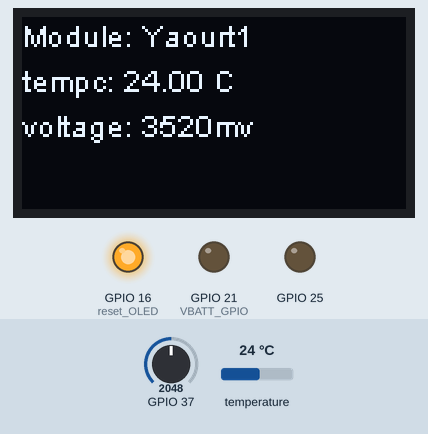
Recording of a program running on a simulated ESP32. Shown: 128×64 one-colour display, output pins drawn as LEDs (lit = HIGH). Inputs (shaded band) come from the test bench; at power-on: GPIO 37 = 2048, temperature 24 °C. No radio packets arrive unless stated; what the program prints to the serial monitor is not drawn. At 4.6 s the program puts the board to deep sleep or switches it off; the recording ends there.

Above: at 2.6 s.
At 4.57 s:
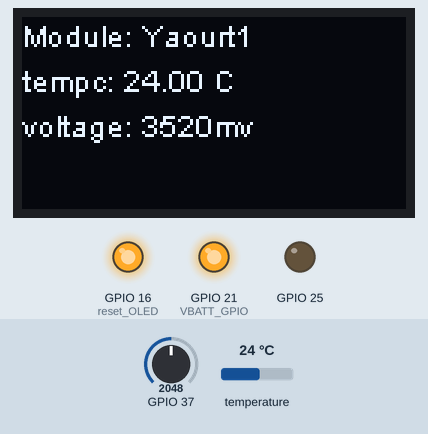
Timing chart, 0 to 4.6 s (numbered marks = the images above):
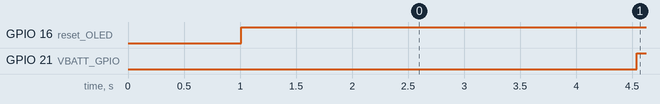

Measured:
- by itself, GPIO 16 (reset_OLED): LOW → HIGH at 1.0 s
- by itself, GPIO 21 (VBATT_GPIO): LOW → HIGH at 4.5 s

The program:

main.cpp
```cpp
 #ifdef HELTEC_V2

#include <LoRa.h>
#include <SPI.h>

#include <Wire.h>
#include <stdio.h>

#include <OneWire.h>
#include <DallasTemperature.h>

#include "SSD1306.h"
#include "rom/ets_sys.h"
#include "soc/rtc_cntl_reg.h"
#include "soc/sens_reg.h"


#include <esp_adc_cal.h>
#include <driver/adc.h>
#include <WiFi.h>


#define  ALLWAYSCREEN           0       // enable screen and serial output  ;  drawbattery more heavily   use for test only

#define  USDELAY                  2*60000000  //60 s

#define MAXBATT                 4200    // The default Lipo is 4200mv when the battery is fully charged.
#define LIGHT_SLEEP_VOLTAGE     3750    // Point where start light sleep
#define MINBATT                 3200    // The default Lipo is 3200mv when the battery is empty...this WILL be low on the 3.3v rail specs!!!

#define VOLTAGE_DIVIDER         3.20    // Lora has 220k/100k voltage divider so need to reverse that reduction via (220k+100k)/100k on vbat GPIO37 or ADC1_1 (early revs were GPIO13 or ADC2_4 but do NOT use with WiFi.begin())
#define DEFAULT_VREF            1100    // Default VREF use if no e-fuse calibration
#define VBATT_SAMPLE            500     // Battery sample rate in ms
#define VBATT_SMOOTH            5      // Number of averages in sample
#define ADC_READ_STABILIZE      5       // in ms (delay from GPIO control and ADC connections times)
#define LO_BATT_SLEEP_TIME      10*60*1000*1000     // How long when low batt to stay in sleep (us)
#define HELTEC_V2_1             1       // Set this to switch between GPIO13(V2.0) and GPIO37(V2.1) for VBatt ADC.
  #define VBATT_GPIO              21      // Heltec GPIO to toggle VBatt read connection ... WARNING!!! This also connects VEXT to VCC=3.3v so be careful what is on header.  Also, take care NOT to have ADC read connection in OPEN DRAIN when GPIO goes HIGH
#define __DEBUG                 0       // DEBUG Serial output


// Heltec ESP32 wifi    v2.1

#define SCK  5 // GPIO5  -- SX1278's SCK
#define MISO 19 // GPIO19 -- SX1278's MISnO
#define MOSI 27 // GPIO27 -- SX1278's MOSI
#define SS   18 // GPIO18 -- SX1278's CS
#define RST  14 // GPIO14 -- SX1278's RESET
#define DI0  26 // GPIO26 -- SX1278's IRQ(Interrupt Request)
#define BAND 868E6


RTC_DATA_ATTR int bootCount = 0;  // deep sleep saved
RTC_DATA_ATTR float oldtemperatureC =0.0;
RTC_DATA_ATTR int skip=0;

// GPIO where the DS18B20 is connected to
const int oneWireBus =23;

// Setup a oneWire instance to communicate with any OneWire devices
OneWire oneWire(oneWireBus);

// Pass our oneWire reference to Dallas Temperature sensor
DallasTemperature sensors(&oneWire);

SSD1306 display(0x3c, 4, 15);


uint16_t Sample();
void drawBattery(uint16_t, bool = false);

esp_adc_cal_characteristics_t *adc_chars;


uint16_t ReadVBatt() {
  int reading = 666;

  digitalWrite(VBATT_GPIO, LOW);              // ESP32 Lora v2.1 reads on GPIO37 when GPIO21 is low
  delay(ADC_READ_STABILIZE);                  // let GPIO stabilize
  #if (defined(HELTEC_V2_1))
  pinMode(ADC1_CHANNEL_1, OPEN_DRAIN);        // ADC GPIO37
  reading = adc1_get_raw(ADC1_CHANNEL_1);
  pinMode(ADC1_CHANNEL_1, INPUT);             // Disconnect ADC before GPIO goes back high so we protect ADC from direct connect to VBATT (i.e. no divider)
  #else
  //pinMode(ADC2_CHANNEL_4, OPEN_DRAIN);        // ADC GPIO13
  adc2_get_raw(ADC2_CHANNEL_4,ADC_WIDTH_BIT_12,&reading);
  //pinMode(ADC2_CHANNEL_4, INPUT);             // Disconnect ADC before GPIO goes back high so we protect ADC from direct connect to VBATT (i.e. no divider
  #endif

  uint16_t voltage = esp_adc_cal_raw_to_voltage(reading, adc_chars);
  voltage*=VOLTAGE_DIVIDER;

  return voltage;
}


//  Use a buffer to average/sample ADC
uint16_t Sample() {
  static uint8_t i = 0;
  static uint16_t samp[VBATT_SMOOTH];
  static int32_t t = 0;
  static bool f = true;
  if(f){ for(uint8_t c=0;c<VBATT_SMOOTH;c++){ samp[c]=0; } f=false; }   // Initialize the sample array first time
  t -= samp[i];   // doing a rolling recording, so remove the old rolled around value out of total and get ready to put new one in.
  if (t<0) {t = 0;}

  // ADC read
  uint16_t voltage = ReadVBatt();

  samp[i]=voltage;
  #if defined(__DEBUG) && __DEBUG > 0
  Serial.printf("ADC Raw Reading[%d]: %d", i, voltage);
  #endif
  t += samp[i];

  if(++i >= VBATT_SMOOTH) {i=0;}
  uint16_t s = round(((float)t / (float)VBATT_SMOOTH));
  #if defined(__DEBUG) && __DEBUG > 0
  Serial.printf("   Smoothed of %d/%d = %d\n",t,VBATT_SMOOTH,s);
  #endif

  return s;
}


void setup() {

  unsigned long StartTime = millis();

  pinMode(16, OUTPUT);  // reset OLED
  pinMode(25, OUTPUT);

                                             //pour allumer l ecran
  pinMode(VBATT_GPIO,OUTPUT);

  digitalWrite(VBATT_GPIO, LOW);              // ESP32 Lora v2.1 reads on GPIO37 when GPIO21 is low
  //delay(ADC_READ_STABILIZE);                  // let GPIO stabilize

  // Characterize ADC at particular atten
  #if (defined(HELTEC_V2_1))
  adc_chars = (esp_adc_cal_characteristics_t*)calloc(1, sizeof(esp_adc_cal_characteristics_t));
  esp_adc_cal_value_t val_type = esp_adc_cal_characterize(ADC_UNIT_1, ADC_ATTEN_DB_6, ADC_WIDTH_BIT_12, DEFAULT_VREF, adc_chars);
  adc1_config_width(ADC_WIDTH_BIT_12);
  adc1_config_channel_atten(ADC1_CHANNEL_1,ADC_ATTEN_DB_6);
  #else
  // Use this for older V2.0 with VBatt reading wired to GPIO13
  adc_chars = (esp_adc_cal_characteristics_t*)calloc(1, sizeof(esp_adc_cal_characteristics_t));
  esp_adc_cal_value_t val_type = esp_adc_cal_characterize(ADC_UNIT_2, ADC_ATTEN_DB_6, ADC_WIDTH_BIT_12, DEFAULT_VREF, adc_chars);
  adc2_config_channel_atten(ADC2_CHANNEL_4,ADC_ATTEN_DB_6);
  #endif

  // Prime the Sample register
  for (uint8_t i = 0;i < VBATT_SMOOTH;i++) {
    Sample();
  }

  uint16_t voltage =0; // ; Sample();
  voltage = Sample();
  double pct = map(voltage,MINBATT,MAXBATT,0,100);
  uint8_t bars = round(pct );


  sensors.begin();

  sensors.requestTemperatures();
  float temperatureC = sensors.getTempCByIndex(0);


  if (bootCount==0  || ALLWAYSCREEN)
    {
      String NodeId = "Yaourt1" ;  // WiFi.macAddress();
      String msg = "{\"model\":\"ESP32TEMP\",\"id\":\"" + NodeId + "\",\"TempCelsius\":" + String(temperatureC) +  ",\"Elapsed\":" + String((int)round((double)bootCount*USDELAY/1000000)) + ",\"Vbatt\":" + String(voltage) + ",\"Charge\":" + String(bars) + ",\"skip\":" + String(skip) +  "}";

    digitalWrite(16, LOW); // set GPIO16 low to reset OLED
    delay(200);
    digitalWrite(16, HIGH); // while OLED is running, must set GPIO16 in high

    Serial.begin(115200);
    while (!Serial)
      ;
    Serial.println();
    Serial.println("LoRa Sender Test");

    display.init();
    display.flipScreenVertically();
    display.setFont(ArialMT_Plain_10);

    delay(1500);

    display.clear();
    display.setTextAlignment(TEXT_ALIGN_LEFT);
    display.setFont(ArialMT_Plain_10);

    display.drawString(0, 0, "Module:");
    display.drawString(0, 30, "voltage: " + String(voltage) + "mv");


    Serial.println(String(msg));

    display.drawString(40, 0, String(NodeId));
    display.drawString(0, 15, "tempc: " + String(temperatureC) + " C");
    display.display();
    delay(2000); // wait for  2  second

    digitalWrite(21, HIGH); //por etteindre l ecran
    pinMode(21, INPUT);
    }


  //  Serial.begin(115200);
  //  while (!Serial)
  //    ;
 if ( (temperatureC <  oldtemperatureC+0.26)  &&   (temperatureC >  oldtemperatureC-0.26 )    &&  skip < 5   )      //  normalement emet toute les 2mn;   saute 5fois si pareil
{
  skip++;
//  Serial.println("skip");
}
else
{
  String NodeId = "Yaourt1" ;  // WiFi.macAddress();
  String msg = "{\"model\":\"ESP32TEMP\",\"id\":\"" + NodeId + "\",\"TempCelsius\":" + String(temperatureC) +  ",\"Elapsed\":" + String((int)round((double)bootCount*USDELAY/1000000)) + ",\"Vbatt\":" + String(voltage) + ",\"Charge\":" + String(bars) + ",\"skip\":" + String(skip) +  "}";

  SPI.begin(SCK, MISO, MOSI, SS);
  LoRa.setPins(SS, RST, DI0);
  if (!LoRa.begin(BAND)) {
  //  Serial.println("Starting LoRa failed!");
  //  while (1)
  //    ;
    }

 //   Serial.println(String(msg));

  skip=0;
  oldtemperatureC=temperatureC;
  // send packet
  LoRa.beginPacket();
   // Send json string
  LoRa.print(msg);
  LoRa.endPacket();
  LoRa.end();

  digitalWrite(25, HIGH); // turn the LED on (HIGH is the voltage level)
  delay(2); // wait for a  ms second
  digitalWrite(25, LOW); // turn the LED off by making the voltage LOW

}


  bootCount++;

// essai mais toujour conso 2.7mA
//    WiFi.mode(WIFI_OFF);    // Switch WiFi off
//   pinMode(16, INPUT);
//  pinMode(25, INPUT);
 //   pinMode(21, INPUT);

 adc_power_off();

  unsigned long CurrentTime = millis();
 unsigned long ElapsedTime = CurrentTime - StartTime;

 esp_sleep_enable_timer_wakeup(USDELAY- (ElapsedTime *1000) );
 esp_deep_sleep_start();
}

void loop(void){}

#endif
```

Globals.cpp
```cpp
#ifdef IOCAN
// ============================================================
// Globals.cpp — Définitions des variables globales IOCAN
// ============================================================
// Chaque variable déclarée `extern` dans Globals.h est définie ici,
// une seule fois, pour éviter les erreurs de double-définition à
// l'édition de liens.
// ============================================================

#include "Globals.h"

// Hardware
SSD1306  display(0x3c, SDA_OLED, SCL_OLED);
SX1262   radio = new Module(LORA_NSS, LORA_DIO1, LORA_RST, LORA_BUSY);
Preferences prefs;
OneWire oneWire(6); // GPIO6 (J3-17) pour le bus OneWire
DallasTemperature sensors(&oneWire);

// Serveur web & WebSocket
AsyncWebServer  server(80);
AsyncWebSocket  ws("/ws");

// ── MQTT / Home Assistant
AsyncMqttClient mqttClient;
bool            mqttConnected = false;
unsigned long   lastMqttPubMs = 0;
unsigned long   lastMqttConnectAttemptMs = 0;
// Initialisation du watchdog MQTT et du compteur d'échecs à 0. Le watchdog
// est armé par onMqttConnect() (mets à jour mqttLastActivityMs) ; tant
// qu'aucune connexion n'a eu lieu, il reste à 0 et n'a aucun effet.
unsigned long   mqttLastActivityMs        = 0;
uint8_t         mqttConsecutiveFailures   = 0;
unsigned long   mqttDisconnectMs          = 0;
unsigned long   lastMqttForceReconnectMs  = 0;
// Récupération MQTT au boot (mode CONS_MQTT_ONLY) : fenêtre de 3s après
// connexion pour récupérer les valeurs retained et mettre à jour la RAM.
// mqttRecoveryDone passe à true à l'expiration de la fenêtre dans mqttLoop().
#ifdef CONS_MQTT_ONLY
bool            mqttRecoveryDone    = false;
unsigned long   mqttRecoveryStartMs = 0;
// Garde-fou anti-écrasement history (cf. Globals.h pour la doc). Initialisés
// à false en RAM : le MainIocan_S.cpp::setup() chargera la valeur NVS de
// historyRecoveryDone (si présente) AVANT la connexion MQTT, et l'utilisateur
// peut armer historyForcePublishNext via l'API Web (voir WebManager.h).
bool            historyRecoveryDone    = false;
bool            historyForcePublishNext = false;
#endif

// Vannes
Valve  valves[VANNE_COUNT];
SysConfig sysConfig;

// Compteur d'impulsions (flow meter) connecté sur FORCE_INPUT_PINS[7]
// ISR matériel avec anti-rebond basique (microsecondes)
volatile unsigned long pulseCount = 0;
volatile unsigned long lastPulseUs = 0;
unsigned long persistedPulseCount = 0;

// ISR dédiée (doit être IRAM pour ESP32)
void IRAM_ATTR pulse_isr(){
    unsigned long nowUs = micros();
    if(nowUs - lastPulseUs < PULSE_DEBOUNCE_US) return;
    lastPulseUs = nowUs;
    pulseCount++;
}

// Consommation par vanne
// Initialisation : on part des coefficients de calibration mesurés
// (FLOW_COEFF_DEFAULTS, voir Globals.h) à la place de la valeur 1.0f
// codée en dur dans la struct. Sans ça, tant que valveConsLoad() n'a pas
// écrasé les valeurs (mode normal) ou tant que la recovery MQTT n'a pas
// livré les valeurs retained (mode CONS_MQTT_ONLY), la répartition des
// pulses se ferait en parts ÉGALES — alors qu'on a des coefficients
// réels mesurés pour cette installation.
//
// Le tableau valveCons[] est défini tel quel (l'initializer `= 1.0f` du
// membre flowCoeff s'applique à chaque instance). L'application des
// défauts FLOW_COEFF_DEFAULTS est faite dans setup() (voir
// MainIocan_S.cpp) AVANT valveConsLoad() et avant tout pulseDistribute(),
// en suivant l'ordre logique d'initialisation des compteurs.
ValveCons valveCons[VANNE_COUNT];
unsigned long lastDistributedTotal = 0;
// Drity flags pour throttling d'écriture NVS (cf. ConfigManager.h)
volatile bool valveConsDirty[VANNE_COUNT] = {false};

// Consommation "Vanne manuelle" (voir ManualValveState / Globals.h).
// Initialisée à zéro ici ; les valeurs NVS sont restaurées par
// manualValveLoad() dans setup() (avant tout pulseDistribute()).
ManualValveState manualValveState;
volatile bool     manualValveDirty = false;

// Calibration débit
CalibState calibState;

// Alarmes hydrauliques (voir AlarmManager.h)
// Tous les champs sont à zéro par défaut grâce aux initializers de la
// struct. `lastCloseMs` est positionné au boot pour que le délai de grâce
// post-fermeture soit écoulé dès la première seconde de loop() (sinon on
// déclencherait une fausse alarme UNEXPECTED_FLOW au démarrage si le
// capteur a déjà vu passer de l'eau avant reboot).
AlarmState alarmState;

// Journal circulaire
LogEntry  logBuf[LOG_MAX];
uint16_t  logHead  = 0;
uint16_t  logCount = 0;

// LoRa
volatile bool loraRxFlag = false;
volatile bool loraTxFlag = false;     // IRQ DIO1 = fin de TX
volatile uint8_t loraMode = 0;        // 0 = idle/RX, 1 = TX en cours
unsigned long lastLoraTx = 0;
int           loraRxCount = 0;
int           loraTxCount = 0;
float         loraRssi = 0;

// ISR DIO1 LoRa — on ne fait que poser un flag, le traitement se fait
// dans la loop() (loraRxProcess). Doit résider en IRAM pour ESP32/Xtensa.
void IRAM_ATTR loraSetFlag(){
    if(loraMode) loraTxFlag = true;   // fin de TX
    else         loraRxFlag = true;   // paquet RX reçu
}

// Temps
unsigned long bootMs       = 0;
bool          timeIsSynced = false;
unsigned long ntpSyncedAtMs = 0;
unsigned long lastNtpAttemptMs = 0;

// Entrées manuelles
unsigned long inputPressMs[VANNE_COUNT]  = {0};
bool          inputActive[VANNE_COUNT]   = {false};

// Températures
float temperature1 = 0;
float temperatureRemote = 0;
bool temp1Valid = false;

// OLED
unsigned long lastOledMs = 0;
int oledPage = 2; // 0=IP, 1=Temp, 2=Vanne (default)
int oledPreferredPage = 2;
unsigned long lastButtonPress = 0;
unsigned long oledLastActivityMs = 0;
unsigned long oledFlowPageStartPulseCount = 0;

// WDT
unsigned long lastWdtMs = 0;

// Portail captif
bool          captivePortalActive = false;
bool          captivePortalScanAvailable = false;
DNSServer     dnsServer;
AsyncWebServer captiveServer(80);
unsigned long captivePortalStartMs = 0;
unsigned long lastWifiReconnectMs = 0;
bool          pendingRestart = false;
unsigned long pendingRestartMs = 0;

// Historique des consommations (7 jours)
HistoryData historyData;

#endif // IOCAN
```

Source omitted: MainIocan_S.cpp (29156 bytes), mainV3.cpp (10134 bytes), mainV3_2sensor.cpp (9912 bytes), mainV3_ChauffeEau.cpp (26571 bytes)
